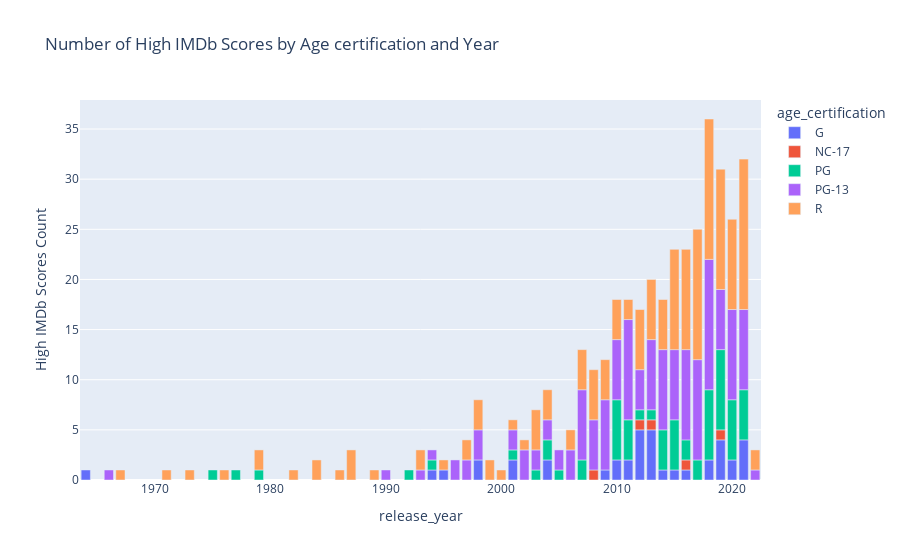

Notebook source saved alongside this figure:
### Code cell
# Interactive charts
# For very dense data, using interactive charts allows the user to zoom and pan to view detailed information.
# !pip install plotly

movies_df4 = high_rated_movies.groupby(["age_certification", "release_year"])["age_certification"].count().reset_index(name="high_rated_score_count")

fig = px.bar(movies_df4, x='release_year', y='high_rated_score_count', color='age_certification',
             labels={'high_rated_score_count': 'High IMDb Scores Count'},
             title='Number of High IMDb Scores by Age certification and Year')
fig.show()

### Figure 1 — Plotly figure (JSON) as saved in the notebook; plotly's stock layout.template omitted (floating-point values rounded to 4 significant figures)
{"data": [{"alignmentgroup": "True", "hovertemplate": "age_certification=G<br>release_year=%{x}<br>High IMDb Scores Count=%{y}<extra></extra>", "legendgroup": "G", "marker": {"color": "#636efa", "pattern": {"shape": ""}}, "name": "G", "offsetgroup": "G", "orientation": "v", "showlegend": true, "textposition": "auto", "type": "bar", "x": [1964, 1994, 1995, 1998, 2001, 2004, 2009, 2010, 2011, 2012, 2013, 2014, 2015, 2016, 2018, 2019, 2020, 2021], "xaxis": "x", "y": [1, 1, 1, 2, 2, 2, 1, 2, 2, 5, 5, 1, 1, 1, 2, 4, 2, 4], "yaxis": "y"}, {"alignmentgroup": "True", "hovertemplate": "age_certification=NC-17<br>release_year=%{x}<br>High IMDb Scores Count=%{y}<extra></extra>", "legendgroup": "NC-17", "marker": {"color": "#EF553B", "pattern": {"shape": ""}}, "name": "NC-17", "offsetgroup": "NC-17", "orientation": "v", "showlegend": true, "textposition": "auto", "type": "bar", "x": [2008, 2012, 2013, 2016, 2019], "xaxis": "x", "y": [1, 1, 1, 1, 1], "yaxis": "y"}, {"alignmentgroup": "True", "hovertemplate": "age_certification=PG<br>release_year=%{x}<br>High IMDb Scores Count=%{y}<extra></extra>", "legendgroup": "PG", "marker": {"color": "#00cc96", "pattern": {"shape": ""}}, "name": "PG", "offsetgroup": "PG", "orientation": "v", "showlegend": true, "textposition": "auto", "type": "bar", "x": [1975, 1977, 1979, 1992, 1994, 2001, 2003, 2004, 2005, 2007, 2010, 2011, 2012, 2013, 2014, 2015, 2016, 2017, 2018, 2019, 2020, 2021], "xaxis": "x", "y": [1, 1, 1, 1, 1, 1, 1, 2, 1, 2, 6, 4, 1, 1, 4, 5, 2, 2, 7, 8, 6, 5], "yaxis": "y"}, {"alignmentgroup": "True", "hovertemplate": "age_certification=PG-13<br>release_year=%{x}<br>High IMDb Scores Count=%{y}<extra></extra>", "legendgroup": "PG-13", "marker": {"color": "#ab63fa", "pattern": {"shape": ""}}, "name": "PG-13", "offsetgroup": "PG-13", "orientation": "v", "showlegend": true, "textposition": "auto", "type": "bar", "x": [1966, 1990, 1993, 1994, 1996, 1997, 1998, 2001, 2002, 2003, 2004, 2005, 2006, 2007, 2008, 2009, 2010, 2011, 2012, 2013, 2014, 2015, 2016, 2017, 2018, 2019, 2020, 2021, 2022], "xaxis": "x", "y": [1, 1, 1, 1, 2, 2, 3, 2, 3, 2, 2, 2, 3, 7, 5, 7, 6, 10, 4, 7, 8, 7, 9, 10, 13, 6, 9, 8, 1], "yaxis": "y"}, {"alignmentgroup": "True", "hovertemplate": "age_certification=R<br>release_year=%{x}<br>High IMDb Scores Count=%{y}<extra></extra>", "legendgroup": "R", "marker": {"color": "#FFA15A", "pattern": {"shape": ""}}, "name": "R", "offsetgroup": "R", "orientation": "v", "showlegend": true, "textposition": "auto", "type": "bar", "x": [1967, 1971, 1973, 1976, 1979, 1982, 1984, 1986, 1987, 1989, 1993, 1995, 1997, 1998, 1999, 2000, 2001, 2002, 2003, 2004, 2006, 2007, 2008, 2009, 2010, 2011, 2012, 2013, 2014, 2015, 2016, 2017, 2018, 2019, 2020, 2021, 2022], "xaxis": "x", "y": [1, 1, 1, 1, 2, 1, 2, 1, 3, 1, 2, 1, 2, 3, 2, 1, 1, 1, 4, 3, 2, 4, 5, 4, 4, 2, 6, 6, 5, 10, 10, 13, 14, 12, 9, 15, 2], "yaxis": "y"}], "layout": {"autosize": true, "barmode": "relative", "legend": {"title": {"text": "age_certification"}, "tracegroupgap": 0}, "title": {"text": "Number of High IMDb Scores by Age certification and Year"}, "xaxis": {"anchor": "y", "autorange": true, "domain": [0, 1], "range": [1964.0, 2022.0], "title": {"text": "release_year"}, "type": "linear"}, "yaxis": {"anchor": "x", "autorange": true, "domain": [0, 1], "range": [0, 37.89], "title": {"text": "High IMDb Scores Count"}, "type": "linear"}}}
